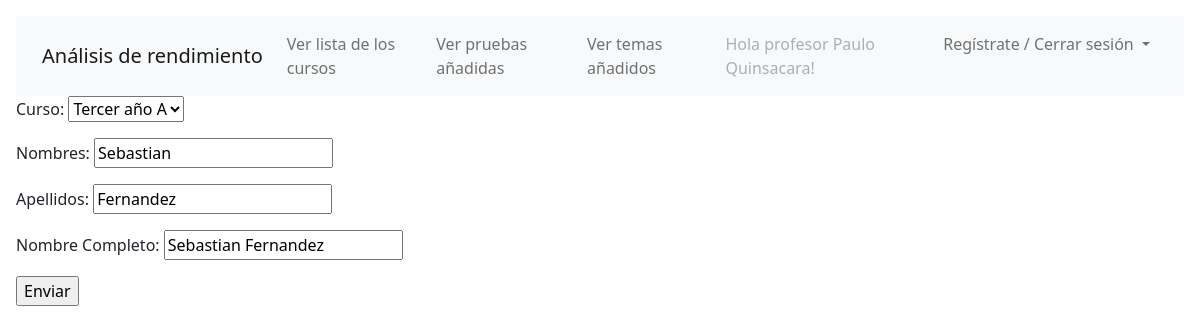
Page /actualizar-estudiante/1/ (signed in) on the committed database.
### base/models.py (models this page shows, shortened)
class Estudiante(models.Model):
    curso = models.ForeignKey(Curso, on_delete=models.CASCADE)
    nombres = models.CharField('Nombres', max_length=20)
    apellidos = models.CharField('Apellidos', max_length=20)
    nombre_completo = models.CharField('Nombre Completo', max_length=40, blank=True)
    aciertoestudiante = models.DecimalField(max_digits=4, decimal_places=3, blank=True, null=True)
    preguntas = models.ManyToManyField(Preguntas,through='EstudiantePreguntas', blank=True)
    def save(self):
        self.nombre_completo = self.nombres + ' ' + self.apellidos
        return super(Estudiante, self).save()

### base/views.py (the view)
# urls.py: path('actualizar-estudiante/<str:pk>/', views.actualizarEstudiante, name="actualizar-estudiante"),
@login_required(login_url='login')
def actualizarEstudiante(request, pk):
    calcular()
    estudiante = Estudiante.objects.get(id=pk)
    curso = Curso.objects.get(id=estudiante.curso_id)
    context = {'curso': curso}
    form = UEstudianteForm(instance=estudiante)
    if request.method == 'POST':
        form = UEstudianteForm(request.POST, instance=estudiante)
        if form.is_valid():
            form.save()
            return render(request, 'base/curso.html', context)
    context = {'form': form}
    return render(request, 'base/curso_form.html', context)

### base/forms.py
class UEstudianteForm(ModelForm):
    class Meta:
        model = Estudiante
        fields = ('curso','nombres','apellidos','nombre_completo',)

### base/models.py (called while the page is built)
    def __str__(self):
        return self.nombre_curso

### base/templates/base/curso_form.html (shortened to what this page needs)
{% extends 'base/main.html' %}
{% block content %}
<div>
    <form method="POST" action="#">
        {{form.as_p}}
        <input type="submit" value="Enviar">
    </form>
</div>
{% endblock content %}

### base/templates/base/main.html (shortened to what this page needs)
<!DOCTYPE html>
<html>
<head>
</head>
<body>
    {% include 'base/navbar.html' %}
    {% block content %}
    {% endblock %}
</body>
</html>

### base/templates/base/navbar.html (shortened to what this page needs)
<!doctype html>
<html lang="en">
  <head>
    <link href="https://cdn.jsdelivr.net/npm/bootstrap@5.2.1/dist/css/bootstrap.min.css" rel="stylesheet">
    <link href="https://getbootstrap.com/docs/5.2/assets/css/docs.css" rel="stylesheet">
  </head>
  <body class="p-3 m-0 border-0 bd-example">
    <nav class="navbar navbar-expand-lg bg-light">
      <div class="container">
        <a class="navbar-brand" href="/">Análisis de rendimiento</a>
        <div class="collapse navbar-collapse" id="navbarSupportedContent">
          {% if user.is_authenticated %}
          <ul class="navbar-nav me-auto mb-2 mb-lg-0">
            <li class="nav-item">
              <a class="nav-link" href="{% url 'listacursos' %}">Ver lista de los cursos</a>
            </li>
            <li class="nav-item">
              <a class="nav-link" href="{% url 'listapruebas' %}">Ver pruebas añadidas</a>
            </li>
            <li class="nav-item">
              <a class="nav-link" href="{% url 'listatemas' %}">Ver temas añadidos</a>
            </li>
            <li class="nav-item">
              <a class="nav-link disabled">Hola profesor {{ user.first_name }} {{ user.last_name }}!</a>
            </li>
            <li class="nav-item dropdown">
            <a class="nav-link dropdown-toggle" href="#" role="button" data-bs-toggle="dropdown" aria-expanded="false">
                Regístrate / Cerrar sesión
            </a>
          </li>
          </ul>
          {% endif %}
        </div>
      </div>
    </nav>
  </body>
</html>

### rows in the picture
Estudiante: curso "Tercer año A", nombres "Sebastian", apellidos "Fernandez", nombre_completo "Sebastian Fernandez"

### other values in the picture
{{ user.first_name }} "Paulo"
{{ user.last_name }} "Quinsacara"
